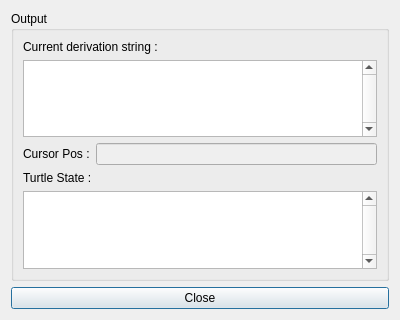
<?xml version="1.0" encoding="UTF-8"?>
<ui version="4.0">
 <class>OutputDialog</class>
 <widget class="QDialog" name="OutputDialog">
  <property name="geometry">
   <rect>
    <x>0</x>
    <y>0</y>
    <width>400</width>
    <height>320</height>
   </rect>
  </property>
  <property name="windowTitle">
   <string>Modeling Output</string>
  </property>
  <layout class="QGridLayout" name="gridLayout">
   <item row="0" column="0">
    <widget class="QGroupBox" name="groupBoxOutput">
     <property name="title">
      <string>Output</string>
     </property>
     <layout class="QGridLayout" name="gridLayoutOutput">
      <item row="1" column="0">
       <widget class="QLabel" name="labelCurrentDerivation">
        <property name="text">
         <string>Current derivation string :</string>
        </property>
       </widget>
      </item>
      <item row="2" column="0">
       <widget class="QTextEdit" name="textEditCurrDevOutput">
        <property name="verticalScrollBarPolicy">
         <enum>Qt::ScrollBarAlwaysOn</enum>
        </property>
       </widget>
      </item>
      <item row="9" column="0">
       <widget class="QTextBrowser" name="textBrowserTurtle">
        <property name="focusPolicy">
         <enum>Qt::WheelFocus</enum>
        </property>
        <property name="verticalScrollBarPolicy">
         <enum>Qt::ScrollBarAlwaysOn</enum>
        </property>
       </widget>
      </item>
      <item row="8" column="0">
       <widget class="QLabel" name="labelTurtle">
        <property name="text">
         <string>Turtle State :</string>
        </property>
       </widget>
      </item>
      <item row="3" column="0">
       <layout class="QHBoxLayout" name="horizontalLayout">
        <item>
         <widget class="QLabel" name="labelCursorPos">
          <property name="text">
           <string>Cursor Pos :</string>
          </property>
         </widget>
        </item>
        <item>
         <widget class="QLineEdit" name="lineEditCursorPos">
          <property name="enabled">
           <bool>false</bool>
          </property>
          <property name="focusPolicy">
           <enum>Qt::NoFocus</enum>
          </property>
         </widget>
        </item>
       </layout>
      </item>
     </layout>
    </widget>
   </item>
   <item row="1" column="0">
    <widget class="QPushButton" name="pushButtonClose">
     <property name="text">
      <string>Close</string>
     </property>
    </widget>
   </item>
  </layout>
 </widget>
 <resources/>
 <connections/>
</ui>
